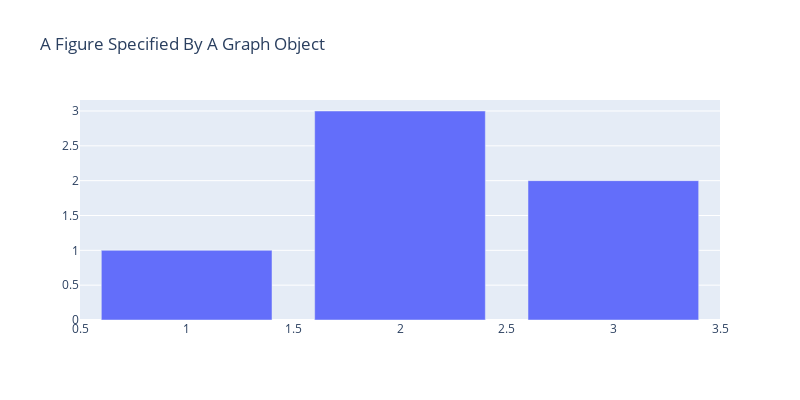

Notebook source saved alongside this figure:
### Code cell


### Figure 1 — Plotly figure (JSON) as saved in the notebook; plotly's stock layout.template omitted (floating-point values rounded to 4 significant figures)
{"data": [{"type": "bar", "x": [1, 2, 3], "y": [1, 3, 2]}], "layout": {"height": 400, "title": {"text": "A Figure Specified By A Graph Object"}, "width": 800, "xaxis": {"autorange": true, "range": [0.5, 3.5], "type": "linear"}, "yaxis": {"autorange": true, "range": [0, 3.158], "type": "linear"}}}
